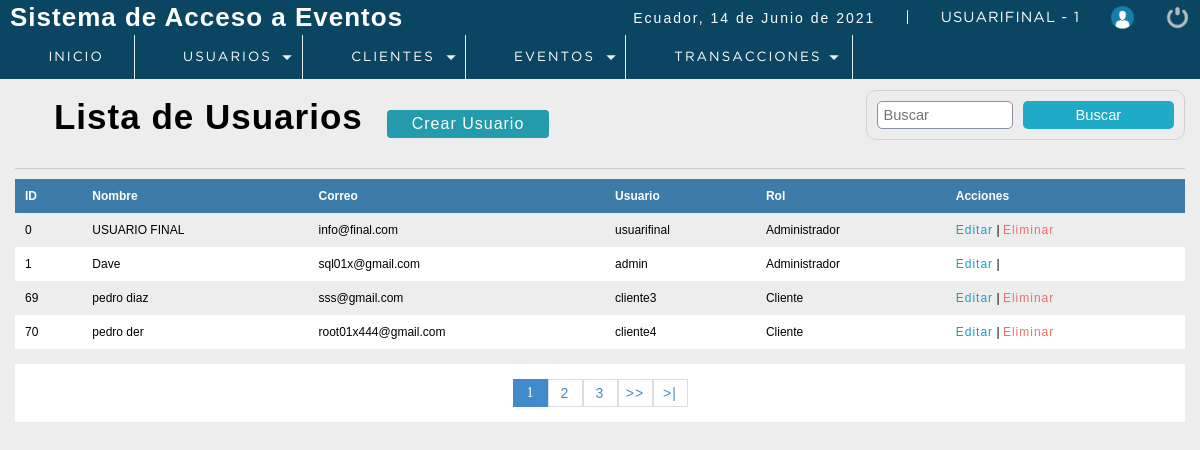
Page /P_seminarios/sistema/lista_usuarios.php (signed in) on the committed database.
### tables this page shows
CREATE TABLE `usuario` (
  `idusuario` int(11) NOT NULL,
  `nombre` varchar(50) DEFAULT NULL,
  `correo` varchar(100) DEFAULT NULL,
  `usuario` varchar(15) DEFAULT NULL,
  `clave` varchar(100) DEFAULT NULL,
  `rol` int(11) DEFAULT NULL,
  `Status` int(11) NOT NULL DEFAULT 1,
  `cod_cliente` int(11) DEFAULT 0,
  `token_user` varchar(100) NOT NULL
);

CREATE TABLE `rol` (
  `idrol` int(11) NOT NULL,
  `rol` varchar(20) DEFAULT NULL
);

### P_seminarios/sistema/lista_usuarios.php (the view, shortened to what this page needs)
<?php
 include "../conection.php";
?>
<!DOCTYPE html>
<html lang="en">
<head>
	<?php include "includes/scripts.php"?>
</head>
<body>
 <?php include "includes/header.php"?>
	<section id="container">
		<h1><i class="fas fa-list-alt"></i> Lista de Usuarios</h1>
        <a href="registro_usuarios.php" class="btn_new">Crear Usuario</a>
    <form action="buscar_usuario.php" method="get" class="form_search">
        <input type="text" name="busqueda" id="busqueda" placeholder="Buscar">
        <input type="submit" value="Buscar" class="btn_search" >
    </form>
    <hr>
        <table>
            <tr>
                <th>ID</th>
                <th>Nombre</th>
                <th>Correo</th>
                <th>Usuario</th>
                <th>Rol</th>
                <th>Acciones</th>
            </tr>
            <?php
           $sql_registre = mysqli_query($conection,"SELECT COUNT(*) AS total_registro FROM usuario WHERE Status =1");
           $result_registre = mysqli_fetch_array($sql_registre);
           $total_resgistros = $result_registre['total_registro'];
           $por_pagina = 4;
           if (empty($_GET['pagina'])) {
               $pagina =1;
           }
           else {
               $pagina = $_GET['pagina'];
           }
           $desde = ($pagina - 1) * $por_pagina;
           $total_paginas = ceil($total_resgistros / $por_pagina);
           $query = mysqli_query($conection,"SELECT u.Idusuario, u.nombre, u.correo, u.usuario, r.rol FROM usuario u
                                                                                                      INNER JOIN rol r
                                                                                                      ON u.rol = r.idrol
                                                                                                      WHERE Status = 1
                                                                                                      ORDER BY idusuario ASC LIMIT $desde, $por_pagina");
           $result = mysqli_num_rows($query);
           if ($result > 0) {
               while ($data = mysqli_fetch_array($query)) {
           ?>
            <tr>
                <td><?php echo $data["Idusuario"];?></td>
                <td><?php echo $data["nombre"];?></td>
                <td><?php echo $data["correo"];?></td>
                <td><?php echo $data["usuario"];?></td>
                <td><?php echo $data["rol"];?></td>
                <td>
                    <a class="link_edit" href="editar_usuario.php?id=<?php echo $data["Idusuario"];?>">Editar</a>
                    |
                    <?php
                        if ($data["Idusuario"] !=1) {
                    ?>
                    <a class="link_delete" href="eliminar_usuario.php?id=<?php echo $data["Idusuario"];?>">Eliminar</a>
                    <?php
                        }
                    ?>
                </td>
            </tr>
                <?php
               }
           }
            ?>
        </table>
        <div class="paginador">
                    <ul>
                    <?php
                    for ($i=1; $i <= $total_paginas; $i++) {
                        if ($i == $pagina) {
                            echo '<li class="pageSelected">'.$i.'</li>';
                        }
                        else {
                            echo '<li><a href="?pagina='.$i.'">'.$i.'</a></li>';
                        }
                    }
                    if ($pagina!=$total_paginas) {
                    ?>
                    <li><a href="?pagina=<?php echo $pagina+1;?>">>></a></li>
                    <li><a href="?pagina=<?php echo $total_paginas;?>">>|</a></li>
                        <?php
                            }
                        ?>
                    </ul>
                </div>
	</section>
</body>
</html>

### P_seminarios/sistema/css/style.css (style rules this page uses)
* { margin: 0; padding: 0; box-sizing: border-box; }
body { background: #ededed; }
h1, h2, h3, h4, h5, h6 { font-family: 'arial'; font-weight: bold; letter-spacing: 1px; }
h1 { font-size: 26px; }
a { text-decoration: none; font-family: arial; letter-spacing: 1px; }
#container { padding: 90px 15px 15px; }
hr { border: 0; background: #CCC; height: 1px; margin: 10px 0; display: block; }
form { border: 2px solid #78909C; border-radius: 2%; background: #FFF; margin: auto; padding: 20px 50px; border: 1px solid #d1d1d1; }
input,select { display: block; width: 100%; font-size: 11pt; padding: 5px; border: 1px solid #85929e; border-radius: 5px; }
#container h1 { font-size: 35px; display: inline-block; }
.btn_new { display: inline-block; background: #239baa; color: #FFF; padding: 5px 25px; border-radius: 4px; margin: 20px; }
table { border-collapse: collapse; font-size: 12px; font-family: 'arial'; width: 100%; }
table th { text-align: left; padding: 10px; background: #3d7ba8; color: #FFF; }
table tr:nth-child(odd) { background: #FFF; }
table td { padding: 10px; }
.link_edit { color: #0ca4ce; }
.link_delete { color: #f26b6b; }
.paginador ul { padding: 15px; list-style: none; background: #FFF; margin-top: 15px; display: -webkit-flex; display: -moz-flex; display: -ms-flex; display: -o-flex; display: flex; justify-content: center; }
.paginador a, .pageSelected { color: #428bca; border: 1px solid #ddd; padding: 5px; display: inline-block; font-size: 14px; text-align: center; width: 35px; }
.pageSelected { color: #FFF; background: #428bca; border: 1px solid #428bca; }
.form_search { display: -webkit-flex; display: -moz-flex; display: -ms-flex; display: -o-flex; display: flex; float: right; background: initial; padding: 10px; border-radius: 10px; }
.form_search .btn_search { background: #1faac8; color: #FFF; padding: 0 20px; border: 0; cursor: pointer; margin-left: 10px; }

### rows in the picture
usuario: idusuario "0", nombre "USUARIO FINAL", correo "info@final.com", usuario "usuarifinal", rol.rol "Administrador"
usuario: idusuario "1", nombre "Dave", correo "sql01x@gmail.com", usuario "admin", rol.rol "Administrador"
usuario: idusuario "69", nombre "pedro diaz", correo "sss@gmail.com", usuario "cliente3", rol.rol "Cliente"
usuario: idusuario "70", nombre "pedro der", correo "root01x444@gmail.com", usuario "cliente4", rol.rol "Cliente"

### other values in the picture
fechaC() "14 de Junio de 2021"
$_SESSION['user'] "USUARIFINAL"
$_SESSION['rol'] "1"
